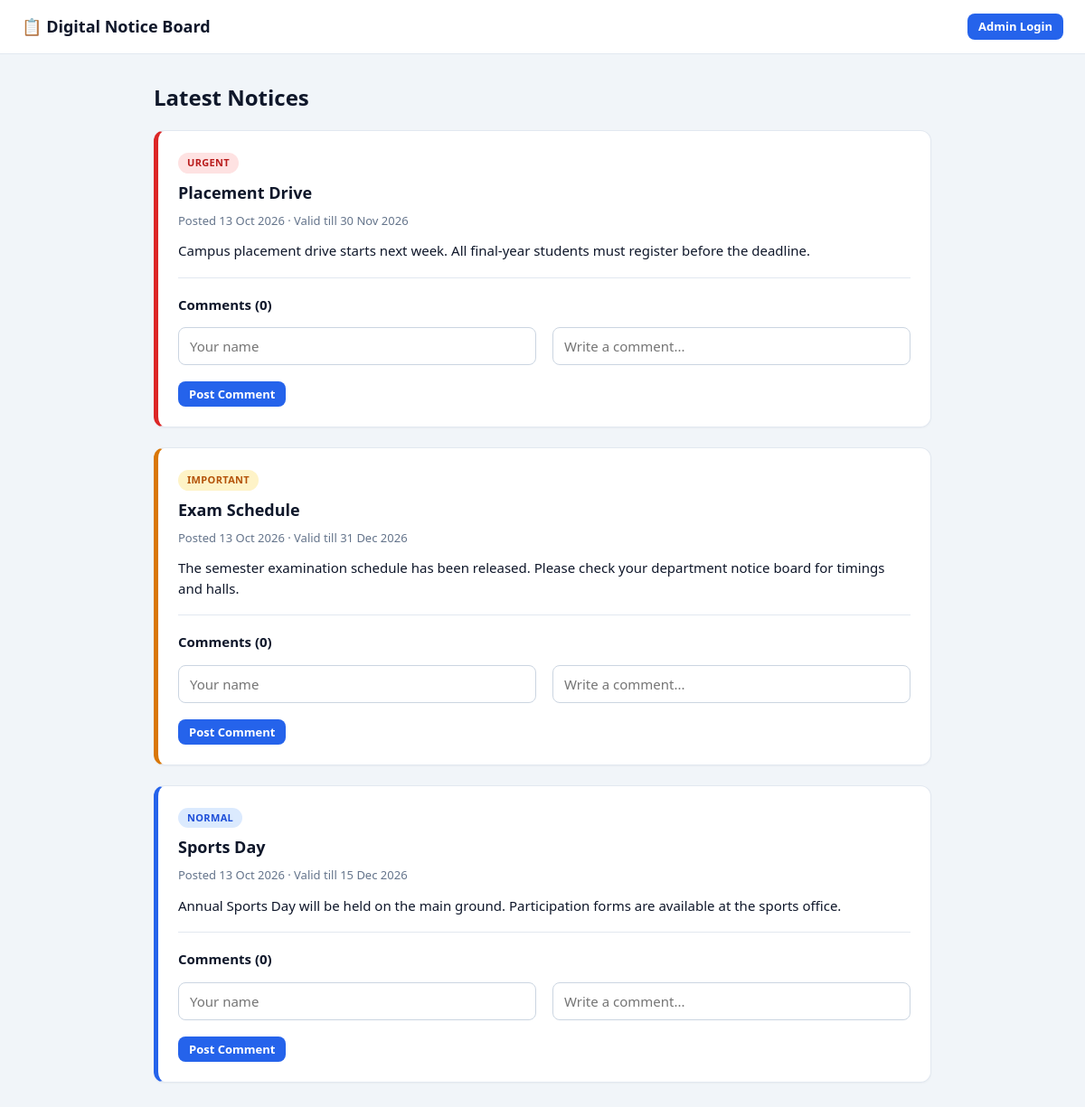
Screenshot of /board.php with the database file from the repository.
### tables this page shows
CREATE TABLE IF NOT EXISTS notices (
  id INT UNSIGNED AUTO_INCREMENT PRIMARY KEY,
  title VARCHAR(200) NOT NULL,
  content TEXT NOT NULL,
  priority ENUM('normal','important','urgent') NOT NULL DEFAULT 'normal',
  status ENUM('draft','published') NOT NULL DEFAULT 'draft',
  expiry_date DATE NULL,
  author_id INT UNSIGNED NULL,
  created_at TIMESTAMP DEFAULT CURRENT_TIMESTAMP,
  updated_at TIMESTAMP DEFAULT CURRENT_TIMESTAMP ON UPDATE CURRENT_TIMESTAMP,
  INDEX (status), INDEX (expiry_date),
  FOREIGN KEY (author_id) REFERENCES users(id) ON DELETE SET NULL
);

### board.php (the view, shortened to what this page needs)
<?php
require_once __DIR__ . '/config.php';
$st = $pdo->prepare("SELECT * FROM notices WHERE status='published' AND (expiry_date IS NULL OR expiry_date >= ?)
                     ORDER BY FIELD(priority,'urgent','important','normal'), created_at DESC");
$st->execute([date('Y-m-d')]);
$notices = $st->fetchAll();
$cs = $pdo->prepare("SELECT * FROM comments WHERE notice_id=? AND status='approved' ORDER BY created_at");
?>
<!DOCTYPE html>
<html lang="en">
<head>
</head>
<body>
<header class="topbar">
    <a class="brand" href="board.php">📋 Digital Notice Board</a>
    <a class="btn sm" href="<?= empty($_SESSION['user_id']) ? 'login.php' : 'index.php' ?>"><?= empty($_SESSION['user_id']) ? 'Admin Login' : 'Dashboard' ?></a>
</header>
<div class="public-wrap">
    <h1 style="margin-bottom:18px">Latest Notices</h1>
    <?php foreach ($notices as $n): $cs->execute([$n['id']]); $cm = $cs->fetchAll(); ?>
    <div class="card notice-card <?= e($n['priority']) ?>">
        <?= priority_badge($n['priority']) ?>
        <h2><?= e($n['title']) ?></h2>
        <p class="muted" style="font-size:13px">Posted <?= e(date('d M Y', strtotime($n['created_at']))) ?><?= $n['expiry_date'] ? ' · Valid till ' . e(date('d M Y', strtotime($n['expiry_date']))) : '' ?></p>
        <p style="margin-top:12px"><?= nl2br(e($n['content'])) ?></p>
        <hr style="border:none;border-top:1px solid var(--border);margin:18px 0">
        <strong>Comments (<?= count($cm) ?>)</strong>
        <form method="post" style="margin-top:14px">
            <div class="form-row">
                <div class="form-group"><input type="text" name="name" placeholder="Your name" maxlength="100" required></div>
                <div class="form-group"><input type="text" name="comment" placeholder="Write a comment..." maxlength="1000" required></div>
            </div>
            <button class="btn sm">Post Comment</button>
        </form>
    </div>
    <?php endforeach; ?>
</div>
</body>
</html>

### config.php (shortened to what this page needs)
<?php
function e($v): string { return htmlspecialchars((string)$v, ENT_QUOTES, 'UTF-8'); }
function priority_badge(string $p): string {
    return '<span class="badge ' . e($p) . '">' . strtoupper(e($p)) . '</span>';
}

### includes/style.php (style rules this page uses)
:root { --primary:#2563eb;--primary-d:#1d4ed8;--bg:#f1f5f9;--card:#fff;--text:#0f172a;--muted:#64748b;--border:#e2e8f0;--green:#16a34a;--red:#dc2626;--amber:#d97706;--side:#0f172a; }
* { box-sizing:border-box;margin:0;padding:0 }
body { font-family:'Segoe UI',Roboto,Arial,sans-serif;background:var(--bg);color:var(--text);font-size:15px;line-height:1.5 }
a { color:var(--primary);text-decoration:none }
.topbar { position:fixed;top:0;left:0;right:0;height:60px;background:#fff;border-bottom:1px solid var(--border);display:flex;align-items:center;justify-content:space-between;padding:0 24px;z-index:20 }
.brand { font-size:18px;font-weight:700;color:var(--text) }
h1 { font-size:24px }
h2 { font-size:18px;margin-bottom:14px }
.muted { color:var(--muted) }
.card { background:var(--card);border:1px solid var(--border);border-radius:12px;padding:22px;box-shadow:0 1px 2px rgba(15,23,42,.04);margin-bottom:22px }
.badge { display:inline-block;padding:3px 10px;border-radius:20px;font-size:11px;font-weight:700;letter-spacing:.03em }
.badge.urgent { background:#fee2e2;color:#b91c1c }
.badge.important { background:#fef3c7;color:#b45309 }
.badge.normal { background:#dbeafe;color:#1d4ed8 }
.btn { display:inline-block;border:none;cursor:pointer;background:var(--primary);color:#fff;padding:9px 18px;border-radius:8px;font-size:14px;font-weight:600;font-family:inherit }
.btn.sm { padding:5px 12px;font-size:13px }
.form-group { margin-bottom:18px }
input[type=text],input[type=email],input[type=password],input[type=date],select,textarea { width:100%;padding:10px 12px;border:1px solid #cbd5e1;border-radius:8px;font-size:15px;font-family:inherit;background:#fff }
.form-row { display:grid;grid-template-columns:1fr 1fr;gap:18px }
.public-wrap { max-width:900px;margin:0 auto;padding:90px 20px 40px }
.notice-card { border-left:5px solid var(--primary) }
.notice-card.urgent { border-left-color:var(--red) }
.notice-card.important { border-left-color:var(--amber) }
.notice-card h2 { margin:8px 0 }

### rows the page displays
notices: priority "URGENT", title "Placement Drive", created_at "13 Oct 2026", expiry_date "30 Nov 2026", content "Campus placement drive starts next week. All final-year students must register before the deadline.", count($cm) "0"
notices: priority "IMPORTANT", title "Exam Schedule", created_at "13 Oct 2026", expiry_date "31 Dec 2026", content "The semester examination schedule has been released. Please check your department notice board for timings and halls.", count($cm) "0"
notices: priority "NORMAL", title "Sports Day", created_at "13 Oct 2026", expiry_date "15 Dec 2026", content "Annual Sports Day will be held on the main ground. Participation forms are available at the sports office.", count($cm) "0"
